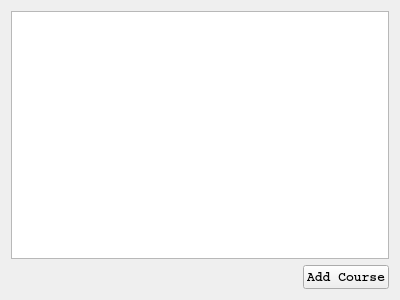
<?xml version="1.0" encoding="UTF-8"?>
<ui version="4.0">
 <class>Widget</class>
 <widget class="QWidget" name="Widget">
  <property name="geometry">
   <rect>
    <x>0</x>
    <y>0</y>
    <width>400</width>
    <height>300</height>
   </rect>
  </property>
  <property name="windowTitle">
   <string>Form</string>
  </property>
  <property name="styleSheet">
   <string notr="true">background-image: url(:/unic.jpg);</string>
  </property>
  <layout class="QVBoxLayout" name="verticalLayout">
   <item>
    <widget class="QTableWidget" name="tableWidget"/>
   </item>
   <item>
    <layout class="QHBoxLayout" name="horizontalLayout">
     <item>
      <spacer name="horizontalSpacer">
       <property name="orientation">
        <enum>Qt::Horizontal</enum>
       </property>
       <property name="sizeHint" stdset="0">
        <size>
         <width>258</width>
         <height>20</height>
        </size>
       </property>
      </spacer>
     </item>
     <item>
      <widget class="QPushButton" name="addCourse">
       <property name="font">
        <font>
         <family>Courier</family>
         <pointsize>10</pointsize>
         <weight>75</weight>
         <bold>true</bold>
        </font>
       </property>
       <property name="text">
        <string>Add Course</string>
       </property>
      </widget>
     </item>
    </layout>
   </item>
  </layout>
 </widget>
 <resources/>
 <connections/>
</ui>
